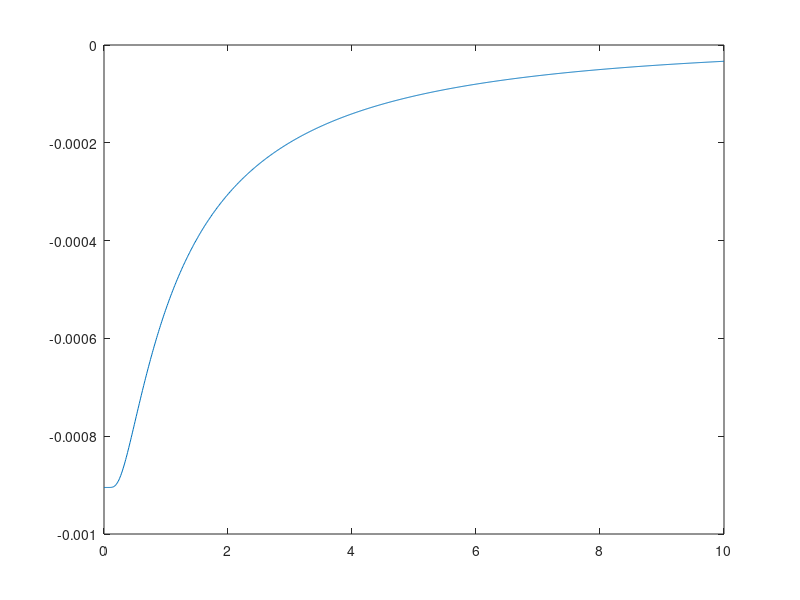

This figure's MATLAB source:
eps = 0.001;
H = 0:0.01:10;
a0 = 0;
Ka = 1;
K  = eps/10;
ahat = a0 - (1-exp(-Ka./H))*eps;

a1    = ahat.*exp(-K./ahat) + a0*(1-exp(-K./ahat));
a2    = ahat.*exp(-K./abs(ahat)) + a0*(1-exp(-K./abs(ahat)));
figure
plot(H,a2)
% xlim([-0.001 10])
% ylim([-1e-3 1e-3])

% ahat(1)*exp(-K/abs(ahat(1))) + a0*(1-exp(-K/abs(ahat(1))))